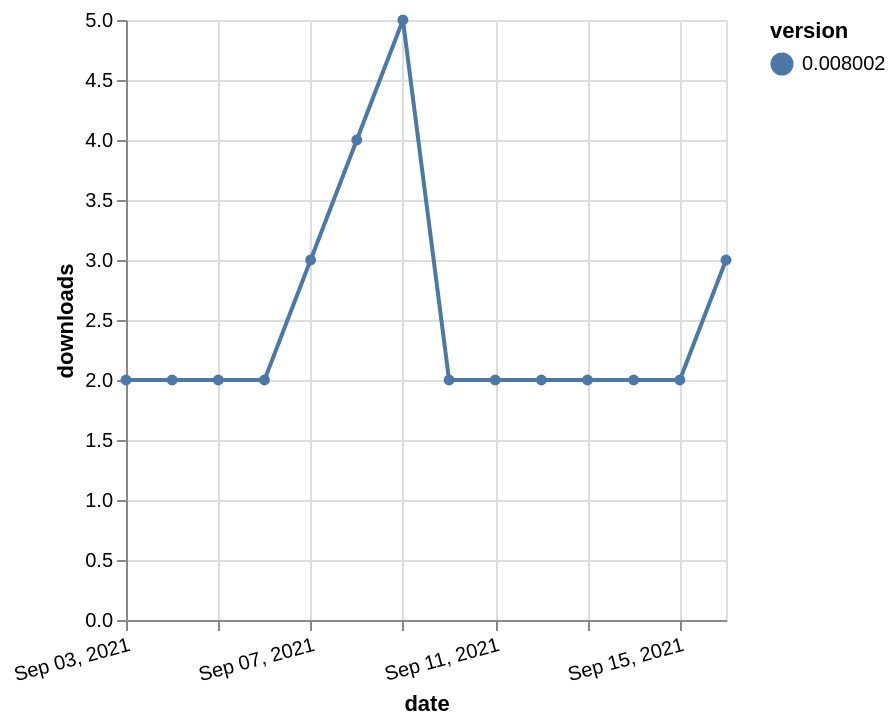

The Vega-Lite source for this figure:
### Vega-Lite specification from a JSON file in a GitHub repository (floating-point values rounded to 4 significant figures)
{"$schema": "https://vega.github.io/schema/vega-lite/v5.json", "description": "A simple bar chart with embedded data.", "data": {"values": [{"date": "2021-09-03", "total": 3550, "delta": 2, "version": "0.008002"}, {"date": "2021-09-04", "total": 3552, "delta": 2, "version": "0.008002"}, {"date": "2021-09-05", "total": 3554, "delta": 2, "version": "0.008002"}, {"date": "2021-09-06", "total": 3556, "delta": 2, "version": "0.008002"}, {"date": "2021-09-07", "total": 3559, "delta": 3, "version": "0.008002"}, {"date": "2021-09-08", "total": 3563, "delta": 4, "version": "0.008002"}, {"date": "2021-09-09", "total": 3568, "delta": 5, "version": "0.008002"}, {"date": "2021-09-10", "total": 3570, "delta": 2, "version": "0.008002"}, {"date": "2021-09-11", "total": 3572, "delta": 2, "version": "0.008002"}, {"date": "2021-09-12", "total": 3574, "delta": 2, "version": "0.008002"}, {"date": "2021-09-13", "total": 3576, "delta": 2, "version": "0.008002"}, {"date": "2021-09-14", "total": 3578, "delta": 2, "version": "0.008002"}, {"date": "2021-09-15", "total": 3580, "delta": 2, "version": "0.008002"}, {"date": "2021-09-16", "total": 3583, "delta": 3, "version": "0.008002"}]}, "width": "container", "mark": {"type": "line", "point": {"filled": true}}, "encoding": {"x": {"field": "date", "type": "temporal", "timeUnit": "yearmonthdate", "title": "date", "axis": {"labelAngle": -15}}, "y": {"field": "delta", "type": "quantitative", "title": "downloads"}, "color": {"field": "version", "type": "nominal"}, "tooltip": {"field": "delta"}}}
